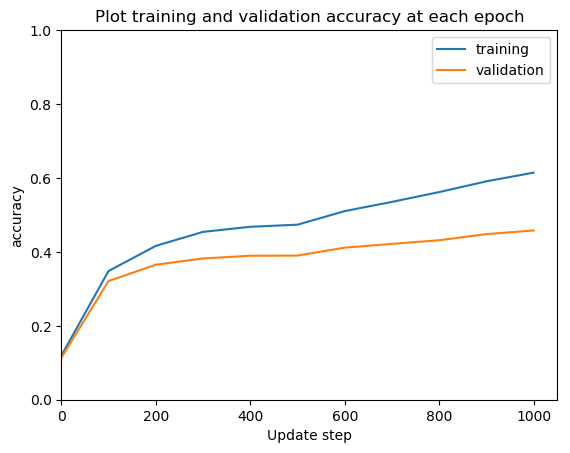
#> input picture assign2/f3_acc_plt.png, 570 x 453 px
$ python -i arguments.py   (imports and definitions only)
#> lines starting #> are read from the running program, lines starting #| are printed output that depends on the picture
#> further down, picture is the input picture: shape (453, 570, 3); mean B, G, R 248.6, 248.8, 249
"""
Make some a small random geometric and photometric jitter
    * flip
    * small rotation
    * color jitter

See also:
https://gombru.github.io/2017/09/14/data_augmentation/
https://blog.csdn.net/tsq292978891/article/details/79107775
"""

import numpy as np
from scipy import ndimage
from PIL import ImageEnhance
from PIL import Image
from tqdm import tqdm

class ImageArgument:

    def __init__(self):
        pass

    # [11 lines left out: function jitter_batch, not called in this run]

    def jitter_img(self, img):
        ret = np.array(img, copy=True)

        # random flip
        if np.random.choice([True, False]):
            ret = self.horrizonal_flip(ret)

        # random flip
        if np.random.choice([True, False]):
            rot_angle = np.random.uniform(-5, 5)
            ret = self.rotate(ret, rot_angle)

        # add noise
        if np.random.choice([True, False]):
            ret = self.add_gaussian_noisy(ret)
        else:
            ret = self.jitter_color(ret)
        return ret

    # [24 lines left out: functions batch_to_imgs, imgs_to_batch, not called in this run]

    @staticmethod
    def horrizonal_flip(img):
        """
        horrizonal flip the input img
        """
        # flip the second axis
        flipped = img[:, ::-1, :]
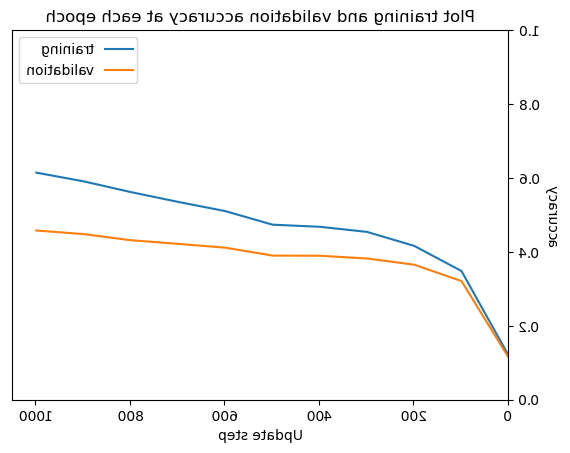
#> flipped: shape (453, 570, 3); mean B, G, R 248.6, 248.8, 249
        return flipped

    # [16 lines left out: functions rotate, add_gaussian_noisy, not called in this run]

    @staticmethod
    def jitter_color(img):
        """
        The impace factor are drawn from the uniform distribution
        factor = 1 will keep the orignal image
        factor = 0 will go to an extreme case
        """
        image = Image.fromarray(np.uint8(img*255))
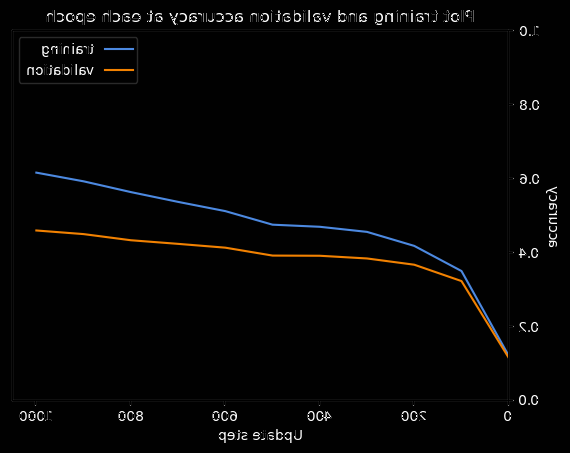
#> image: PIL image 570x453 RGB; mean R, G, B 5.1, 4.8, 4.7
        factor = np.random.uniform(0.3, 1)
        image = ImageEnhance.Color(image).enhance(factor)
        factor = np.random.uniform(0.8, 1)
        image = ImageEnhance.Brightness(image).enhance(factor)
        factor = np.random.uniform(0.5, 1)
        image = ImageEnhance.Contrast(image).enhance(factor)
        factor = np.random.uniform(0.5, 1.5)
        result_img = ImageEnhance.Sharpness(image).enhance(factor)
        ret = np.asarray(result_img) / 255
        return ret

# [2 lines not run here, left out]
    # check diff for batch_to_imgs and imgs_to_batch

>>> import cv2
>>> picture = cv2.imread('../assign2/f3_acc_plt.png')
>>> result = ImageArgument().jitter_img(picture)

$ run again, on assign2/f4_acc_plt.png
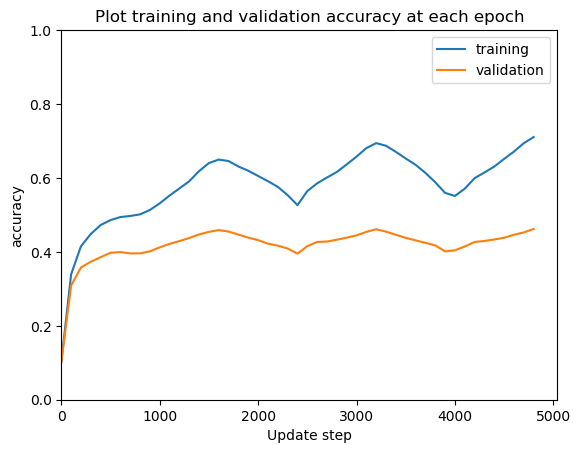
#> input picture assign2/f4_acc_plt.png, 580 x 453 px
#> picture is the input picture: shape (453, 580, 3); mean B, G, R 248.4, 248.7, 248.8
#> in horrizonal_flip, `flipped = img[:, ::-1, :]`:
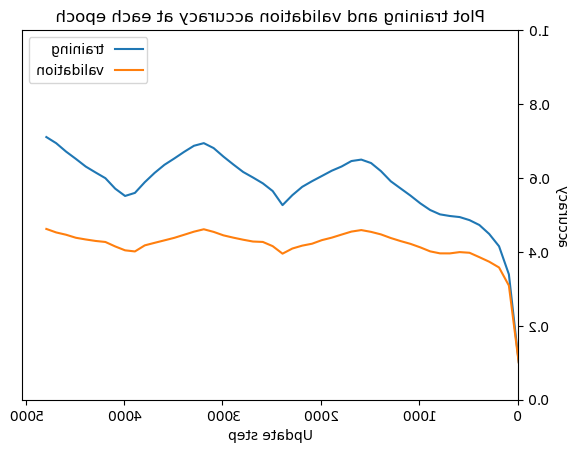
#> flipped: shape (453, 580, 3); mean B, G, R 248.4, 248.7, 248.8
#> in jitter_color, `image = Image.fromarray(np.uint8(img*255))`:
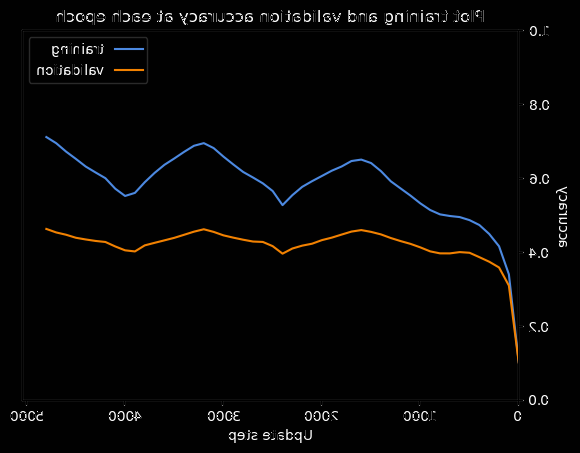
#> image: PIL image 580x453 RGB; mean R, G, B 5.2, 5, 4.9

$ run again, on assign2/f3_cost_plt.png
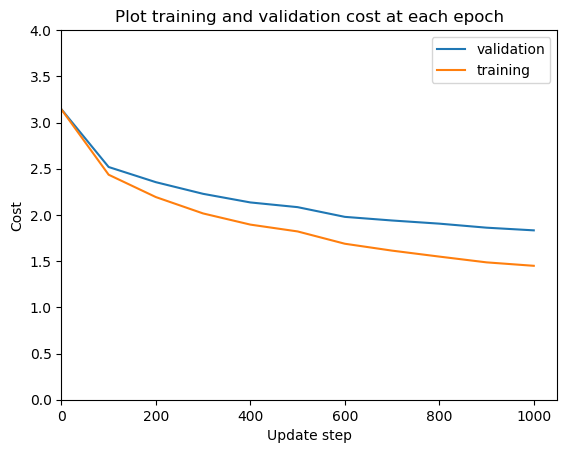
#> input picture assign2/f3_cost_plt.png, 570 x 453 px
#> picture is the input picture: shape (453, 570, 3); mean B, G, R 248.6, 248.9, 249.1
#> in horrizonal_flip, `flipped = img[:, ::-1, :]`:
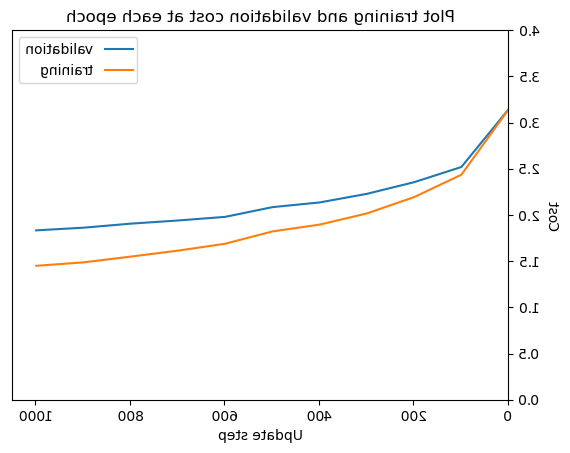
#> flipped: shape (453, 570, 3); mean B, G, R 248.6, 248.9, 249.1
#> in jitter_color, `image = Image.fromarray(np.uint8(img*255))`:
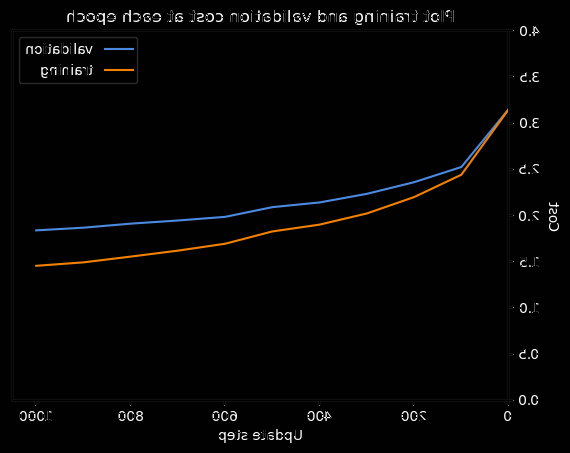
#> image: PIL image 570x453 RGB; mean R, G, B 5, 4.7, 4.5
